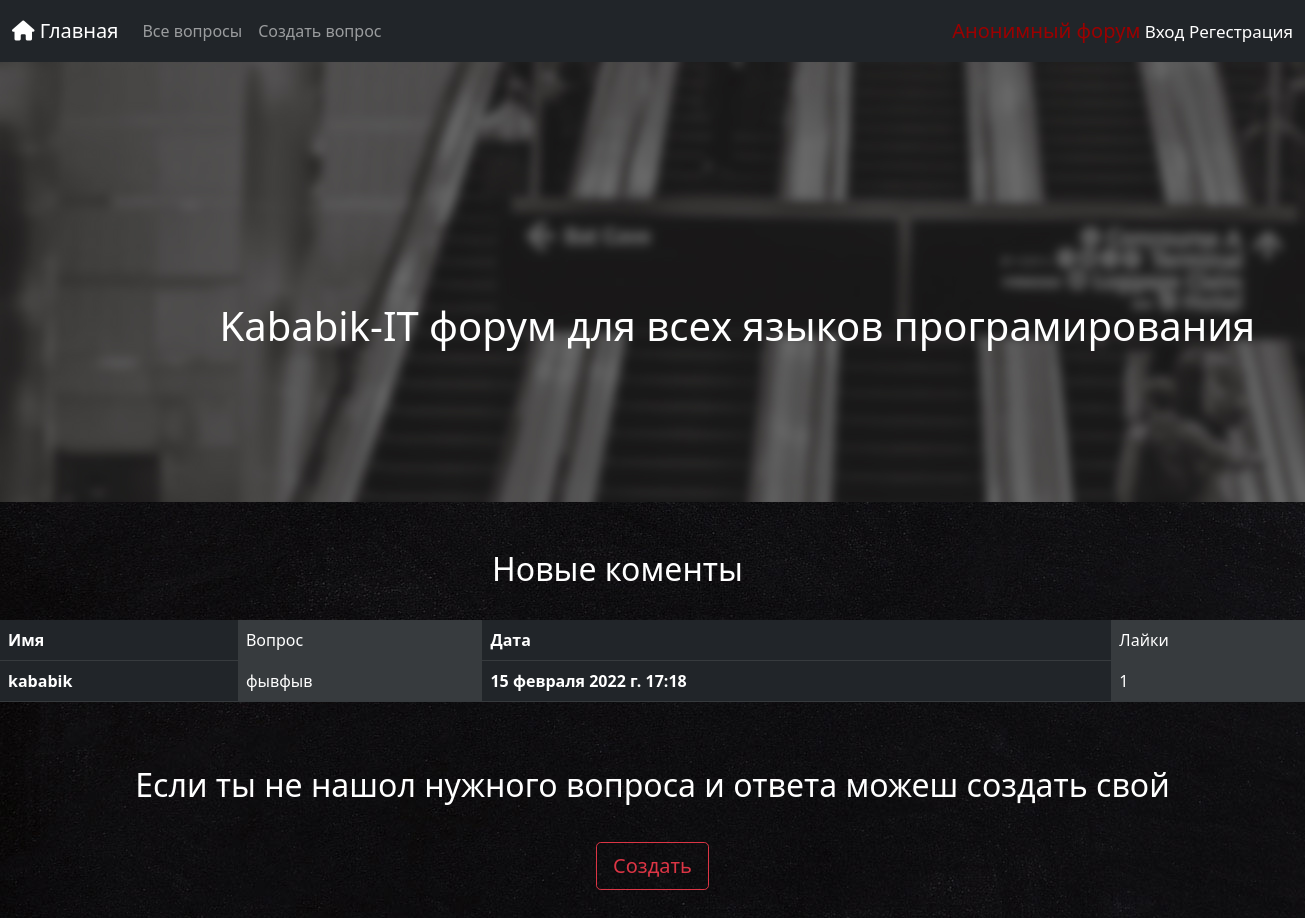
The page / on the database its author committed.
### anon/models.py (models this page shows, shortened)
class Post(models.Model):
    name = models.CharField(max_length=255, verbose_name="Название вопроса")
    likes = models.ManyToManyField(User, blank=True, related_name='likes')
    text = models.TextField(verbose_name='Текст')
    time = models.DateTimeField(default=timezone.now,verbose_name="дата публикации")
    auth = models.ForeignKey(User, related_name="profile_post",on_delete=models.CASCADE,verbose_name='Автор')
    class Meta:
        verbose_name = 'Вопрос'
        verbose_name_plural = 'Вопросы'

### anon/views.py (the view)
# urls.py: path('', views.Index.as_view(),name ='base'),
class Index(DeleteView):
    def get(self, request):
        new_post = Post.objects.all().order_by('-time')[:5]
        context={
            'new_post':new_post
        }
        return render(request, 'base.html',context)

### templates/base.html (shortened to what this page needs)
{%load static%}
<!DOCTYPE html>
<html lang="ru">
  <head>
    <link rel="stylesheet" href="https://cdn.jsdelivr.net/npm/bootstrap@5.1.3/dist/css/bootstrap.min.css">
    {%block link%}
    <link rel="stylesheet" href="{%static 'base.css'%}" />
    {%endblock link%}
  </head>
  <body>
    <nav class="navbar navbar-expand-lg navbar-dark bg-dark">
      <div class="container-fluid">
        <a class="navbar-brand" href="{%url 'base'%}">
          <i class="fas fa-home"></i>
            Главная
        </a>
        <div class="collapse navbar-collapse" id="navbarText">
          <ul class="navbar-nav me-auto mb-2 mb-lg-0">
            <li class="nav-item">
              <a class="nav-link" href="{%url 'all'%}">Все вопросы</a>
            </li>
            <li class="nav-item">
              <a class="nav-link" href="{%url 'create'%}">Создать вопрос</a>
            </li>
          </ul>
          <span class="navbar-text">
            <a class=" size-text un " style="color: #9b0000;" href="">Анонимный форум</a>
            {% if user.is_authenticated %}
            <a class="global-color-bar undergraund" href="{%url 'prof'%}"><i class="fas fa-users"></i> {{ request.user }}
            </a>
            <a class="global-color-bar undergraund" href="{%url 'logout'%}"> Выход </a>
            {%else%}
            <a class="global-color-bar undergraund" href="{%url 'login'%}"> Вход </a>
            <a class="global-color-bar undergraund" href="{%url 'reg'%}">Регестрация </a>
            {%endif%}
          </span>
        </div>
      </div>
    </nav>
    <div class="box">
      {%block content%}
      <div class=" container top-container">
        <div class="page-title top-content">
          <div class="row">
            <h1 class="text-left left-b"><br><br><br><br><br>Kababik-IT форум для всех языков програмирования<br><br><br><br></h1>
          </div>
        </div>
      </div>
      {%endblock content%}
    </div>
    {%block text%}
    <br><br>
    <h2 class="text-center global-color left-a">Новые коменты</h2>
    <br>
        <table class="table table-dark">
      <tbody>
          <tr>
             <th scope="row">Имя</th>
            <td colspan="2" class="table-active">Вопрос</td>
            <th scope="row">Дата</th>
            <td colspan="2" class="table-active">Лайки</td>
          </tr>
        {%for p in new_post %}
        <tr>
          <th scope="row">{{p.auth}}</th>
          <td colspan="2" class="table-active"> <a class="un global-color" href="{%url 'info' p.id %}"> {{p.name}} </a></td>
          <th scope="row">{{p.time}}</th>
          <td colspan="2" class="table-active">{{ p.likes.all.count }}</td>
        </tr>
        {%endfor%}
      </tbody>
    </table>
    <br>
    <br>
    <h2 class="text-center global-color">Если ты не нашол нужного вопроса и ответа можеш создать свой</h2>
    <br>
    <div class="d-grid gap-2 col-6 mx-auto">
      <a class="text-center size-text-2 "  href="{%url 'create'%}" >
        <button type="button" class="btn btn-outline-danger btn-lg">Создать</button>
      </a>
    </div>
    <br>
    <br>
    <br>
    <br>
    {%endblock text%}
    </body>
</html>

### static/base.css (style rules this page uses)
body { background: url('2.jpg'); height: 100%; color: white; }
.global-color { color: #ffffff; }
.size-text { font-size: 20px; }
.size-text-2 { font-size: 35px; }
.global-color-bar { color: rgb(243, 243, 243); font-size: 17px; }
.undergraund { text-decoration: none; }
.un { text-decoration: none; }
.box { background: url('1.jpg'); height: 100%; color: white; }
.left-b { margin-left:125px; }
.left-a { margin-right:70px; }

### rows shown on the page
Post: auth "kababik", name "фывфыв", time "15 февраля 2022 г. 17:18", likes.all.count "1"
